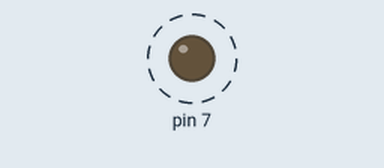
A sketch run on a simulated Arduino Uno, built with avr-gcc and run on an emulated ATmega328P. Shown: output pins drawn as LEDs (lit = HIGH). Dashed ring = blinking.

Above: at 0.5 s.
Timing chart, 0 to 4.6 s (numbered marks = the images above):
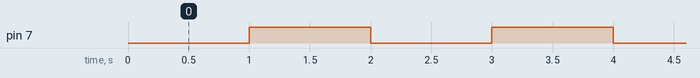

The sketch:

RTCTimer2.ino
```cpp
/*

            Este código tem a função de demonstrar um RTC a partir da temporiazação do timer2. Para diminuir a latência de interrupção, os pinos serão configurados e manipula-
     dos através dos registradores do ATMega328P.

     ***** TIMER 2 *****

     Ciclo de máquina = 62,5ns

     Overflow = (256 - TCNT2) * Prescaler * Ciclo de maquina
     Overflow = (256 - 56) * 1:32 * 62,5ns
     Overflow = 250 * 32 * 62,5ns
     Overflow = 400us

     Se o tempo que se quer é 1s:

     1s / 400us = 2500

     Logo, 2500 * 400us = 1s

              Testando o tempo, na simulação, do RTC feito com as funções do Arduíno, obteve-se um tempo de 1,01s. Usando os registradores do mcu, obteve-se um tempo de 1,00s.
    Porém, sabe-se que ainda existe a latência de interrupção e o tempo não é exatamente 1s na vida real, mas bem próximo disso.

              Portando, na simulação o programa funcionou como esperado.

*/

// Mapeamento de hawdware
#define out 7

// Variáveis auxiliares
int cont = 0x00;
int mascara = B10000000;                      // Máscara que se utiliza para alternar o valor de um bit com a lógica XOR

// Função de interrupção
ISR(TIMER2_OVF_vect){

    TCNT2 = 56;

    cont++;

    if(cont == 2500){

        cont = 0x00;

        //digitalWrite(out, !digitalRead(out));
        PORTD ^= mascara;                    // Através da lógica XOR e da máscara, alterna o estado de D7
    }
} // end funçao interrupão


void setup() {

    //pinMode(out, OUTPUT);
    //digitalWrite(out, LOW);
    DDRD = 0x80;                              // Configura apenas D7 como saída digital
    PORTD = 0x00;                             // Inicia todas as saídas do portd em Low

    TCCR2A = 0x00;                            // Configura o timer2 em funcionamento normal
    TCNT2 = 56;                               // Inicia o contador em 56 para contagem de 200
    TCCR2B = 0x03;                            // Configura o prescaler para 1:32
    TIMSK2 = 0x01;                            // Habilita a interrupção por overflow do timer2
}

void loop() {

    // Apenas aguarda a interrupção
}
```

Measured:
- by itself, pin 7: alternates HIGH for 1.0 s and LOW for 1.0 s
